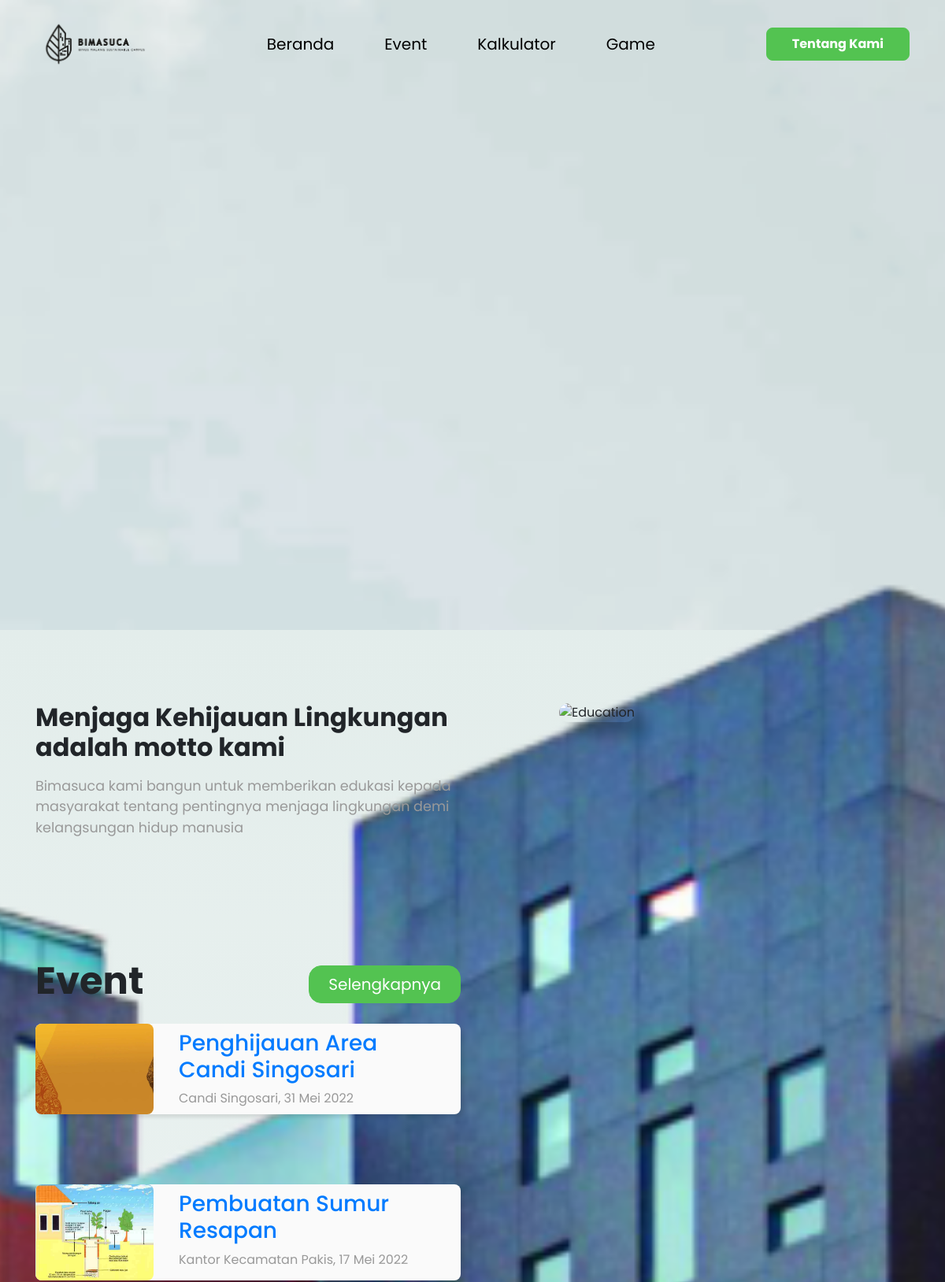
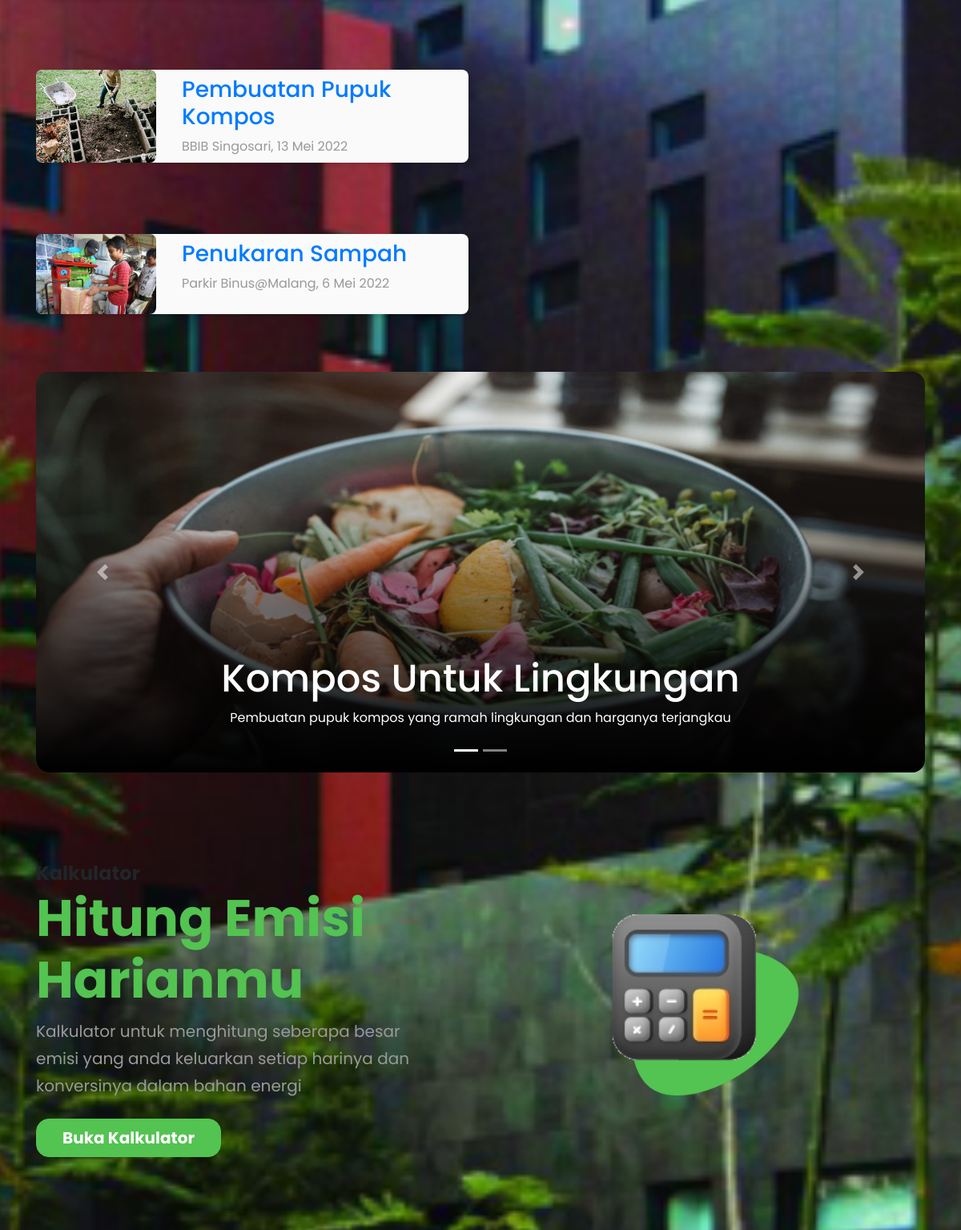
The app's page /view/index.php (upper part) with its own data (2 pictures, top to bottom).
### tables this page shows
CREATE TABLE `event` (
  `id` int(100) NOT NULL,
  `nama_event` varchar(300) DEFAULT NULL,
  `tempat` varchar(300) DEFAULT NULL,
  `tanggal_post` date DEFAULT NULL,
  `tanggal` date DEFAULT NULL,
  `deskripsi` varchar(300) DEFAULT NULL,
  `gambar` varchar(300) DEFAULT NULL,
  `kategori` int(100) DEFAULT NULL
);

CREATE TABLE `campaign` (
  `id` int(100) NOT NULL,
  `nama_campaign` varchar(300) DEFAULT NULL,
  `tanggal_post` date DEFAULT NULL,
  `deskripsi` varchar(300) DEFAULT NULL,
  `gambar` varchar(300) DEFAULT NULL
);

### view/index.php (the view, shortened to what this page needs)
<?php
    include '../koneksi.php';
?>
<!DOCTYPE html>
<html lang="en">
<head>
    <link rel="stylesheet" href="https://cdn.jsdelivr.net/npm/bootstrap@4.6.1/dist/css/bootstrap.min.css">
    <link rel="stylesheet" href="../assets/css/styleUser.css">
</head>
<body>
    <div class="wrapper">
        <?php
            include 'layout/header.php';
        ?>
        <section class="bg-banner">
            <div class="banner">
            </div>
        </section>
        <div class="background">
            <section class="bg-intro">
                <div class="container">
                    <div class="row">
                        <div class="col-lg-6">
                            <div class="intro-text">
                                <h2>Menjaga Kehijauan Lingkungan adalah motto kami</h2>
                                <p>
                                    Bimasuca kami bangun untuk memberikan edukasi kepada masyarakat tentang pentingnya menjaga lingkungan demi kelangsungan hidup manusia
                                </p>
                            </div>
                        </div>
                        <div class="col-lg-5 offset-lg-1">
                            <img src="../assets/images/intro.jpeg" class="w-100" alt="Education">
                        </div>
                    </div>
                </div>
            </section>
            <section class="bg-event">
                <div class="container">
                    <div class="row">
                        <div class="col-lg-6">
                            <div class="event-title">
                                <h2>Event</h2>
                                <a href="#">Selengkapnya</a>
                            </div>
                            <div class="event-list">
                                <?php
                                    $event = $koneksi->prepare("SELECT * FROM event ORDER BY id DESC LIMIT 4");
                                    $event->execute();
                                    $event_res = $event->get_result();
                                ?>
                                <?php while($event_assoc = $event_res->fetch_assoc()) { ?>
                                    <div class="event-card">
                                        <img src="../assets/upload_images/event/<?= $event_assoc['gambar'];?>" alt="<?= $event_assoc['gambar'];?>">
                                        <a href="detailEvent.php?id=<?= $event_assoc['id'];?>">
                                            <div class="event-card-text">
                                                <h3><?php
                                                    echo $event_assoc['nama_event'];
                                                ?></h3>
                                                <?php
                                                    $date = $event_assoc['tanggal'];
                                                    $month = array('Januari', 'Februari', 'Maret', 'April', 'Mei', 'Juni', 'Juli', 'Agustus', 'September', 'Oktober', 'November', 'Desember');
                                                    $tanggal_hari = (int)date('d', strtotime($date));
                                                    $bulan_hari = $month[((int)date('m', strtotime($date))) - 1];
                                                    $tahun_hari = (int)date('Y', strtotime($date));
                                                ?>
                                                <span><?= $event_assoc['tempat'];?>, <?=$tanggal_hari.' '.$bulan_hari.' '.$tahun_hari ?></span>
                                            </div>
                                        </a>
                                    </div>
                                <?php } ?>
                            </div>
                        </div>
                        <div class="col-lg-5 offset-lg-1">
                            <div class="flex-center">
                                <iframe style="border: none;height: 100vh" src="https://bimasuca.rf.gd/assets/plugin/instagram-feed/feed.php" width="100%"></iframe>
                            </div>
                        </div>
                    </div>
                </div>
            </section>
            <section class="bg-campaign">
                <div class="container">
                    <div class="row">
                        <div class="col-md-12">
                            <div id="carouselExampleCaptions" class="carousel slide" data-ride="carousel">
                                <?php
                                    $campaign = $koneksi->prepare("SELECT * FROM campaign ORDER BY id ASC LIMIT 3");
                                    $campaign->execute();
                                    $campaign_res = $campaign->get_result();
                                ?>
                                <ol class="carousel-indicators">
                                    <?php for($a = 0; $a<$campaign_res->num_rows; $a++) {?>
                                        <?php if($a == 0) { ?>
                                            <li data-target="#carouselExampleCaptions" data-slide-to="<?= $a ?>" class="active"></li>
                                        <?php } else { ?>
                                            <li data-target="#carouselExampleCaptions" data-slide-to="<?= $a ?>"></li>
                                        <?php } ?>
                                    <?php } ?>
                                </ol>
                                <div class="carousel-inner">
                                    <?php while($campaign_assoc = $campaign_res->fetch_assoc()) { ?>
                                        <?php if($campaign_assoc['id'] == 1) { ?>
                                            <div class="carousel-item active">
                                                <img src="../assets/upload_images/campaign/<?= $campaign_assoc['gambar'];?>" class="d-block w-100" alt="<?= $campaign_assoc['gambar'];?>">
                                                <div class="backdrop"></div>
                                                <div class="carousel-caption d-none d-md-block">
                                                    <h5><?= $campaign_assoc['nama_campaign'];?></h5>
                                                    <p><?= $campaign_assoc['deskripsi'];?></p>
                                                </div>
                                            </div>
                                        <?php } ?>
                                    <?php } ?>
                                </div>
                                <button class="carousel-control-prev" type="button" data-target="#carouselExampleCaptions" data-slide="prev">
                                    <span class="carousel-control-prev-icon" aria-hidden="true"></span>
                                </button>
                                <button class="carousel-control-next" type="button" data-target="#carouselExampleCaptions" data-slide="next">
                                    <span class="carousel-control-next-icon" aria-hidden="true"></span>
                                </button>
                            </div>
                        </div>
                    </div>
                </div>
            </section>
            <section class="bg-feature">
                <div class="feature">
                    <div class="container">
                        <div class="row first">
                            <div class="col-xl-6 col-md-8">
                                <div class="feature-text">
                                    <span>Kalkulator</span>
                                    <h2>Hitung Emisi Harianmu</h2>
                                    <p>
                                        Kalkulator untuk menghitung seberapa besar emisi yang anda keluarkan setiap harinya dan konversinya dalam bahan energi
                                    </p>
                                    <a href="kalkulator.php"><button>Buka Kalkulator</button></a>
                                </div>
                            </div>
                            <div class="col-xl-4 offset-xl-1 col-md-4">
                                <div class="flex-center">
                                    <img src="../assets/images/kalkulator.png" alt="Kalkulator" class="w-100">
                                </div>
                            </div>
                        </div>
                        <div class="row">
                        </div>
                    </div>
                </div>
            </section>
        </div>
    </div>
</body>
</html>

### records on screen
event: gambar (picture), nama_event "Penghijauan Area Candi Singosari", tempat "Candi Singosari", tanggal "31", tanggal "Mei", tanggal "2022"
event: gambar (picture), nama_event "Pembuatan Sumur Resapan", tempat "Kantor Kecamatan Pakis", tanggal "17", tanggal "Mei", tanggal "2022"
event: gambar (picture), nama_event "Pembuatan Pupuk Kompos", tempat "BBIB Singosari", tanggal "13", tanggal "Mei", tanggal "2022"
event: gambar (picture), nama_event "Penukaran Sampah", tempat "Parkir Binus@Malang", tanggal "6", tanggal "Mei", tanggal "2022"
campaign: gambar (picture), nama_campaign "Kompos Untuk Lingkungan", deskripsi "Pembuatan pupuk kompos yang ramah lingkungan dan harganya terjangkau"
